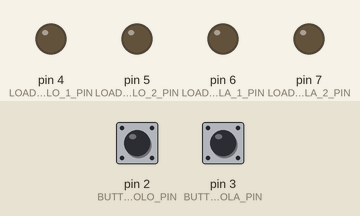
This sketch was run on a simulated Arduino Uno, built with avr-gcc and run on an emulated ATmega328P. Parts: output pins drawn as LEDs (lit = HIGH). Dashed ring = blinking. The inputs (shaded band) are chosen by the test bench; at power-on: pin 2 (BUTTON_TAVOLO_PIN) HIGH, pin 3 (BUTTON_GOLA_PIN) HIGH.

Above: at 1.2 s.
1.3 s: pin 2 (BUTTON_TAVOLO_PIN) pulled LOW for 3.2 s
At 4.6 s:
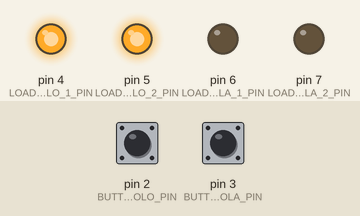
6.0 s: pin 3 (BUTTON_GOLA_PIN) pulled LOW for 0.15 s
At 6.4 s:
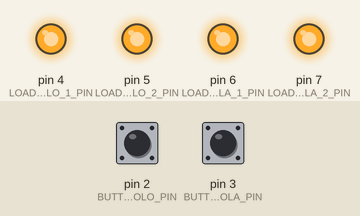
7.6 s: pin 2 (BUTTON_TAVOLO_PIN) pulled LOW for 0.15 s
At 8.9 s:
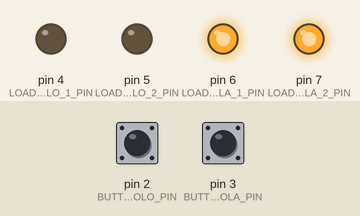
9.2 s: pin 3 (BUTTON_GOLA_PIN) pulled LOW for 3.2 s
At 10.7 s:
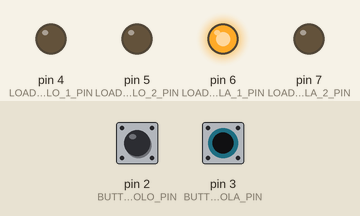
13.9 s: pin 2 (BUTTON_TAVOLO_PIN) pulled LOW for 3.2 s
At 17.8 s:
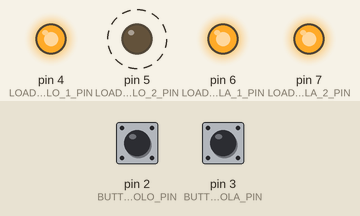
18.6 s: pin 3 (BUTTON_GOLA_PIN) pulled LOW for 3.2 s
At 20.3 s:
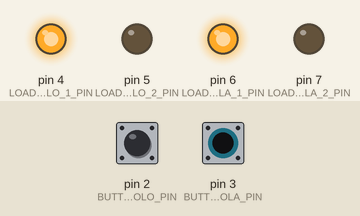
Timing chart, 0 to 23.1 s (numbered marks = the images above; inputs shaded):
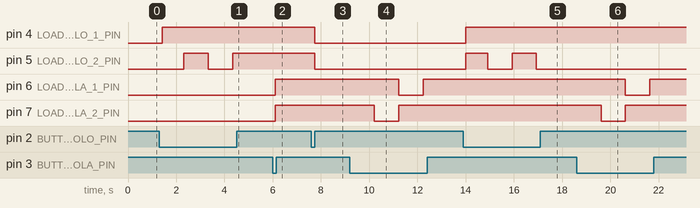

The sketch:

Luci_sala_05.ino
```cpp
#define STATUS_HALF_OFF     1
#define STATUS_FULL_OFF     2
#define STATUS_HALF_ON      3
#define STATUS_FULL_ON      4
#define STATUS_HALF_A_OFF     5
#define STATUS_HALF_B_OFF     6
#define STATUS_HALF_A_ON      7
#define STATUS_HALF_B_ON      8

#define TOGGLE_NONE         1
#define TOGGLE_HALF         2
#define TOGGLE_ALL          3
#define TOGGLE_HALF_A       4
#define TOGGLE_HALF_B       5

#define BUTTON_TAVOLO_PIN       2
#define BUTTON_GOLA_PIN         3

#define LOAD_TAVOLO_1_PIN       4
#define LOAD_TAVOLO_2_PIN       5
#define LOAD_GOLA_1_PIN         6
#define LOAD_GOLA_2_PIN         7

int nStatusTavolo ;
int nStatusGola ;


void toggleTavolo(int nToggleSet)
{
    switch (nToggleSet)
      {
        case TOGGLE_NONE :
            digitalWrite(LOAD_TAVOLO_1_PIN, LOW);
            digitalWrite(LOAD_TAVOLO_2_PIN, LOW);
            break;

        case TOGGLE_HALF :
            digitalWrite(LOAD_TAVOLO_1_PIN, HIGH);
            digitalWrite(LOAD_TAVOLO_2_PIN, LOW);
            break;

        case TOGGLE_ALL :
            digitalWrite(LOAD_TAVOLO_1_PIN, HIGH);
            digitalWrite(LOAD_TAVOLO_2_PIN, HIGH);
            break;

        default:
            break;
      }
}

void toggleGola(int nToggleSet)
{
    switch (nToggleSet)
      {
        case TOGGLE_NONE :
            digitalWrite(LOAD_GOLA_1_PIN, LOW);
            digitalWrite(LOAD_GOLA_2_PIN, LOW);
            break;

        case TOGGLE_HALF_A :
            digitalWrite(LOAD_GOLA_1_PIN, HIGH);
            digitalWrite(LOAD_GOLA_2_PIN, LOW);
            break;

        case TOGGLE_HALF_B :
            digitalWrite(LOAD_GOLA_1_PIN, LOW);
            digitalWrite(LOAD_GOLA_2_PIN, HIGH);
            break;

        case TOGGLE_ALL :
            digitalWrite(LOAD_GOLA_1_PIN, HIGH);
            digitalWrite(LOAD_GOLA_2_PIN, HIGH);
            break;

        default:
            break;
      }
}

void setup()
{
  nStatusTavolo = STATUS_HALF_OFF ;
  nStatusGola = STATUS_FULL_OFF ;

  pinMode(BUTTON_TAVOLO_PIN, INPUT_PULLUP);
  pinMode(LOAD_TAVOLO_1_PIN, OUTPUT);
  pinMode(LOAD_TAVOLO_2_PIN, OUTPUT);

  pinMode(BUTTON_GOLA_PIN, INPUT_PULLUP);
  pinMode(LOAD_GOLA_1_PIN, OUTPUT);
  pinMode(LOAD_GOLA_2_PIN, OUTPUT);
}

void loop()
{
  int nPushTavoloTime = 0 ;
  bool bTriggerTavoloOff = false ;
  bool bTavoloJustEnteredLoop = true;
  bool bTavoloJustExitedLoop = false;

  int nPushGolaTime = 0 ;
  bool bTriggerGolaOff = false ;
  bool bGolaJustEnteredLoop = true;
  bool bGolaJustExitedLoop = false;

  // ======== TAVOLO

  while ( digitalRead(BUTTON_TAVOLO_PIN) == LOW )
  {
    if ((nPushTavoloTime > 100) && (bTavoloJustEnteredLoop == true))
    {
      bTavoloJustEnteredLoop = false ;

      switch (nStatusTavolo)
      {
        case STATUS_HALF_OFF :
            nStatusTavolo = STATUS_HALF_ON ;
            toggleTavolo(TOGGLE_HALF);
            break;

        case STATUS_FULL_OFF :
            nStatusTavolo = STATUS_FULL_ON ;
            toggleTavolo(TOGGLE_ALL);
            break;

        case STATUS_HALF_ON :
            bTriggerTavoloOff = true ;
            break;

        case STATUS_FULL_ON :
            bTriggerTavoloOff = true ;
            break;

        default:
            break;
      } // end switch

      bTavoloJustExitedLoop = true ;
     } // end if

    if (nPushTavoloTime > 1000)
      {
        switch (nStatusTavolo)
        {
          case STATUS_HALF_ON :
            nStatusTavolo = STATUS_FULL_ON ;
            bTriggerTavoloOff = false;
            toggleTavolo(TOGGLE_ALL);
            nPushTavoloTime = 0;
            break;

          case STATUS_FULL_ON :
            nStatusTavolo = STATUS_HALF_ON ;
            bTriggerTavoloOff = false;
            toggleTavolo(TOGGLE_HALF);
            nPushTavoloTime = 0;
            break;
        }
      }

      delay (10);
      nPushTavoloTime += 10 ;
    } // end while

    if (bTavoloJustExitedLoop == true)
    {
      bTavoloJustExitedLoop = false ;
      if (bTriggerTavoloOff)
      {
        bTriggerTavoloOff = false ;

        switch (nStatusTavolo)
        {
          case STATUS_HALF_ON :
            nStatusTavolo = STATUS_HALF_OFF ;
            toggleTavolo(TOGGLE_NONE);
            break;

          case STATUS_FULL_ON :
            nStatusTavolo = STATUS_FULL_OFF ;
            toggleTavolo(TOGGLE_NONE);
            break;
        }
      }
    }

   // ======== END TAVOLO

  // ======== GOLA

  while ( digitalRead(BUTTON_GOLA_PIN) == LOW )
  {
    if ((nPushGolaTime > 100) && (bGolaJustEnteredLoop == true))
    {
      bGolaJustEnteredLoop = false ;

      switch (nStatusGola)
      {
        case STATUS_HALF_A_OFF :
            nStatusGola = STATUS_HALF_A_ON ;
            toggleGola(TOGGLE_HALF_A);
            break;

        case STATUS_HALF_B_OFF :
            nStatusGola = STATUS_HALF_B_ON ;
            toggleGola(TOGGLE_HALF_B);
            break;

        case STATUS_FULL_OFF :
            nStatusGola = STATUS_FULL_ON ;
            toggleGola(TOGGLE_ALL);
            break;

        case STATUS_HALF_A_ON :
            bTriggerGolaOff = true ;
            break;

        case STATUS_HALF_B_ON :
            bTriggerGolaOff = true ;
            break;

        case STATUS_FULL_ON :
            bTriggerGolaOff = true ;
            break;

        default:
            break;
      } // end switch

      bGolaJustExitedLoop = true ;
     } // end if

    if (nPushGolaTime > 1000)
      {
        switch (nStatusGola)
        {
          case STATUS_HALF_A_ON :
            nStatusGola = STATUS_HALF_B_ON ;
            bTriggerGolaOff = false;
            toggleGola(TOGGLE_HALF_B);
            nPushGolaTime = 0;
            break;

          case STATUS_HALF_B_ON :
            nStatusGola = STATUS_FULL_ON ;
            bTriggerGolaOff = false;
            toggleGola(TOGGLE_ALL);
            nPushGolaTime = 0;
            break;

          case STATUS_FULL_ON :
            nStatusGola = STATUS_HALF_A_ON ;
            bTriggerGolaOff = false;
            toggleGola(TOGGLE_HALF_A);
            nPushGolaTime = 0;
            break;
        }
      }

      delay (10);
      nPushGolaTime += 10 ;
    } // end while

    if (bGolaJustExitedLoop == true)
    {
      bGolaJustExitedLoop = false ;
      if (bTriggerGolaOff)
      {
        bTriggerGolaOff = false ;

        switch (nStatusGola)
        {
          case STATUS_HALF_A_ON :
            nStatusGola = STATUS_HALF_A_OFF ;
            toggleGola(TOGGLE_NONE);
            break;

          case STATUS_HALF_B_ON :
            nStatusGola = STATUS_HALF_B_OFF ;
            toggleGola(TOGGLE_NONE);
            break;

          case STATUS_FULL_ON :
            nStatusGola = STATUS_FULL_OFF ;
            toggleGola(TOGGLE_NONE);
            break;
        }
      }
    }
   // ======== END GOLA
}
```

Measured:
- after the input at 1.3 s, pin 4 (LOAD_TAVOLO_1_PIN): LOW → HIGH after 0.11 s; pin 5 (LOAD_TAVOLO_2_PIN): LOW → HIGH after 1.0 s, → LOW 1.0 s later, → HIGH 1.0 s later
- after the input at 6.0 s, pin 6 (LOAD_GOLA_1_PIN), pin 7 (LOAD_GOLA_2_PIN): LOW → HIGH after 0.11 s
- after the input at 7.6 s, pin 4 (LOAD_TAVOLO_1_PIN), pin 5 (LOAD_TAVOLO_2_PIN): HIGH → LOW after 0.15 s
- after the input at 9.2 s, pin 6 (LOAD_GOLA_1_PIN): HIGH → LOW after 2.0 s, → HIGH 1.0 s later; pin 7 (LOAD_GOLA_2_PIN): HIGH → LOW after 1.0 s, → HIGH 1.0 s later
- after the input at 13.9 s, pin 4 (LOAD_TAVOLO_1_PIN): LOW → HIGH after 0.11 s; pin 5 (LOAD_TAVOLO_2_PIN): alternates HIGH for 0.96 s and LOW for 1.0 s, starting after 0.11 s
- after the input at 18.6 s, pin 6 (LOAD_GOLA_1_PIN): HIGH → LOW after 2.0 s, → HIGH 1.0 s later; pin 7 (LOAD_GOLA_2_PIN): HIGH → LOW after 1.0 s, → HIGH 1.0 s later
